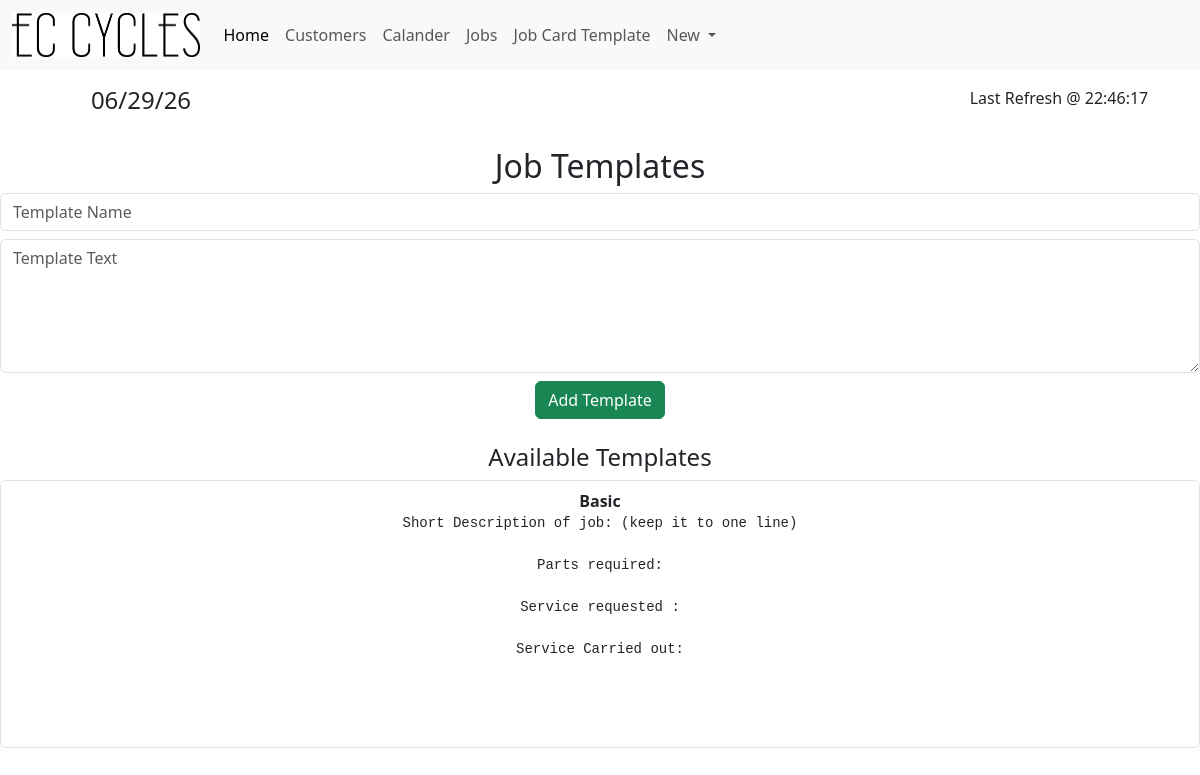
The app's page /JobTemplates with its own data.
### tables this page shows
CREATE TABLE JobTemplates (
    TemplateID INTEGER PRIMARY KEY AUTOINCREMENT,
    TemplateName TEXT NOT NULL,
    TemplateText TEXT NOT NULL
);

### app.py (the view)
@app.route('/JobTemplates', methods=['GET', 'POST'])
def job_templates():
    time = time_gen()
    conn = get_db_conn()
    if request.method == 'POST':
        name = request.form['TemplateName']
        text = request.form['TemplateText']
        if name and text:
            conn.execute("INSERT INTO JobTemplates (TemplateName, TemplateText) VALUES (?, ?)", (name, text))
            conn.commit()
    templates = conn.execute("SELECT * FROM JobTemplates").fetchall()
    conn.close()
    return render_template('job_templates.html', templates=templates, time=time)

### app.py (called while the page is built)
def time_gen():
    time_dict = {"":""}
    day_info = datetime.datetime.now()
    date = day_info.strftime("%x")
    time = day_info.strftime("%X")
    time_dict["Date"] = date
    time_dict["Time"] = time
    return time_dict

def get_db_conn():
    conn = sqlite3.connect('JobCards.db')
    conn.row_factory = sqlite3.Row
    return conn

### Templates/job_templates.html
{% extends 'base.html' %}
{% block content %}
<div class="container py-4">
    <h2>Job Templates</h2>
    <form method="post" class="mb-4">
        <div class="mb-2">
            <input class="form-control" type="text" name="TemplateName" placeholder="Template Name" required>
        </div>
        <div class="mb-2">
            <textarea class="form-control" name="TemplateText" placeholder="Template Text" rows="5" required></textarea>
        </div>
        <button class="btn btn-success" type="submit">Add Template</button>
    </form>
    <h4>Available Templates</h4>
    <ul class="list-group">
        {% for template in templates %}
        <li class="list-group-item">
            <strong>{{ template.TemplateName }}</strong>
            <pre>{{ template.TemplateText }}</pre>
        </li>
        {% endfor %}
    </ul>
</div>
{% endblock %}

### records on screen
JobTemplates: TemplateName "Basic", TemplateText "Short Description of job: (keep it to one line) Parts required: Service requested : Service Carried out:"

### other values on screen
{{ time["Date"] }} "06/29/26"
{{ time["Time"] }} "22:46:17"
